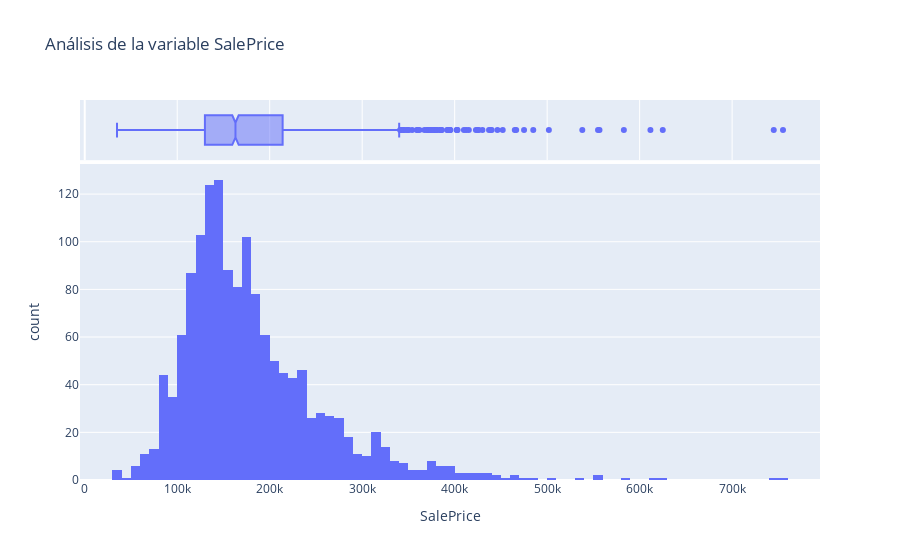

The code cell stored with this chart in its notebook:
### Markdown cell above
Para mejorar el análisis anterior, usaremos un histograma más un boxplot o gráfico de caja.

1. Histograma: permite ver la distribución de los datos a través de barras que muestran la frecuencia de intervalos (bins) en una variable.
2. Boxplots: proporcionan una visión general de la distribución de los datos, incluyendo los cuartiles, el rango y los valores atípicos. El siguiente puntéo muestra el cómo leerlos:

- La caja muestra el primer y tercer cuartil.
- La mediana está mostrada en la división de la caja.
- El ancho de la caja es el rango intercuantílico (Q3 - Q1).
- Los brazos representan el rango intercuantílico \* +/- 1.5. Los valores fuera de este rango pueden ser considerados datos fuera de la norma / outliers.

### Code cell
import plotly.express as px

px.histogram(
    df, 
    x="SalePrice", 
    title="Análisis de la variable SalePrice", 
    marginal="box"
)

### Figure 1 — Plotly figure (JSON) as saved in the notebook; plotly's stock layout.template omitted (floating-point values rounded to 4 significant figures; data arrays with more than 128 entries replaced by an {"elided": "..."} marker saying what was removed)
{"data": [{"alignmentgroup": "True", "bingroup": "x", "hovertemplate": "SalePrice=%{x}<br>count=%{y}<extra></extra>", "legendgroup": "", "marker": {"color": "#636efa", "pattern": {"shape": ""}}, "name": "", "offsetgroup": "", "orientation": "v", "showlegend": false, "type": "histogram", "x": {"elided": "1460 int values"}, "xaxis": "x", "yaxis": "y"}, {"alignmentgroup": "True", "hovertemplate": "SalePrice=%{x}<extra></extra>", "legendgroup": "", "marker": {"color": "#636efa"}, "name": "", "notched": true, "offsetgroup": "", "showlegend": false, "type": "box", "x": {"elided": "1460 int values"}, "xaxis": "x2", "yaxis": "y2"}], "layout": {"barmode": "relative", "legend": {"tracegroupgap": 0}, "title": {"text": "Análisis de la variable SalePrice"}, "xaxis": {"anchor": "y", "domain": [0, 1], "title": {"text": "SalePrice"}}, "xaxis2": {"anchor": "y2", "domain": [0, 1], "matches": "x", "showgrid": true, "showticklabels": false}, "yaxis": {"anchor": "x", "domain": [0, 0.8316], "title": {"text": "count"}}, "yaxis2": {"anchor": "x2", "domain": [0.8416, 1], "matches": "y2", "showgrid": false, "showline": false, "showticklabels": false, "ticks": ""}}}
